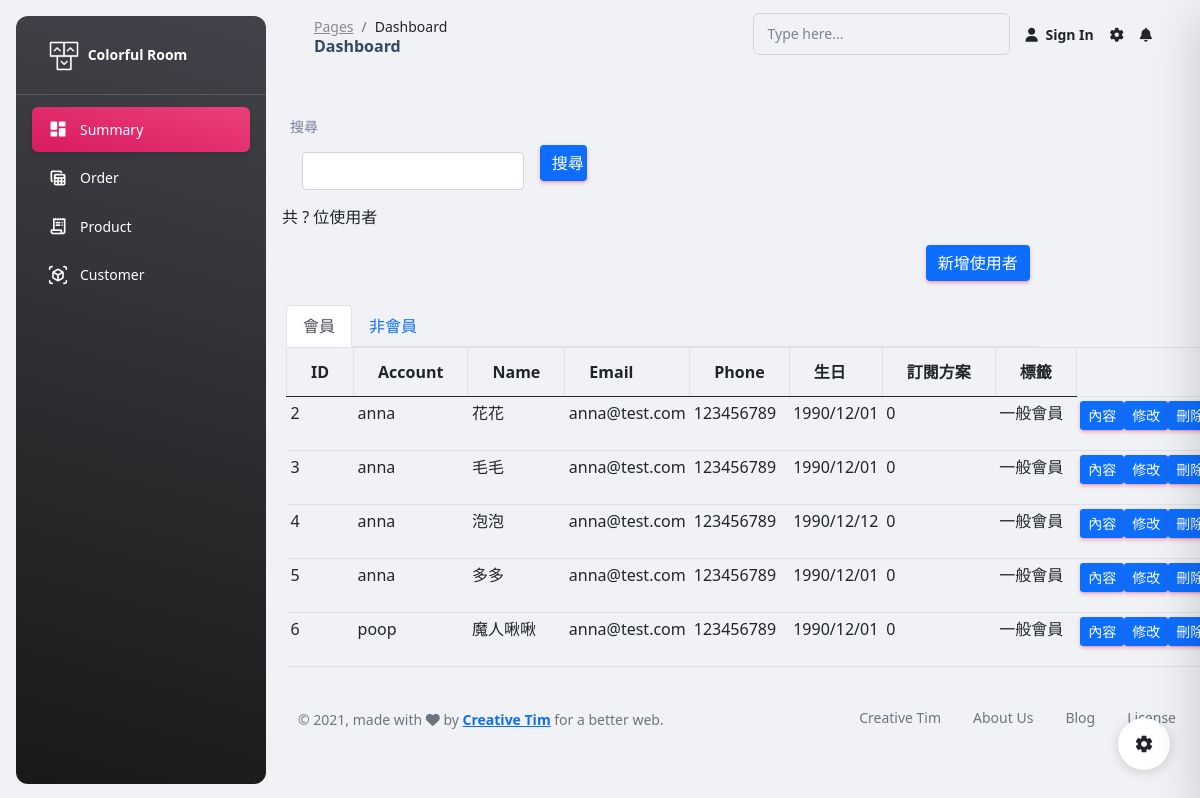
/index.php?page=customer, run on an earlier commit of the app's database.
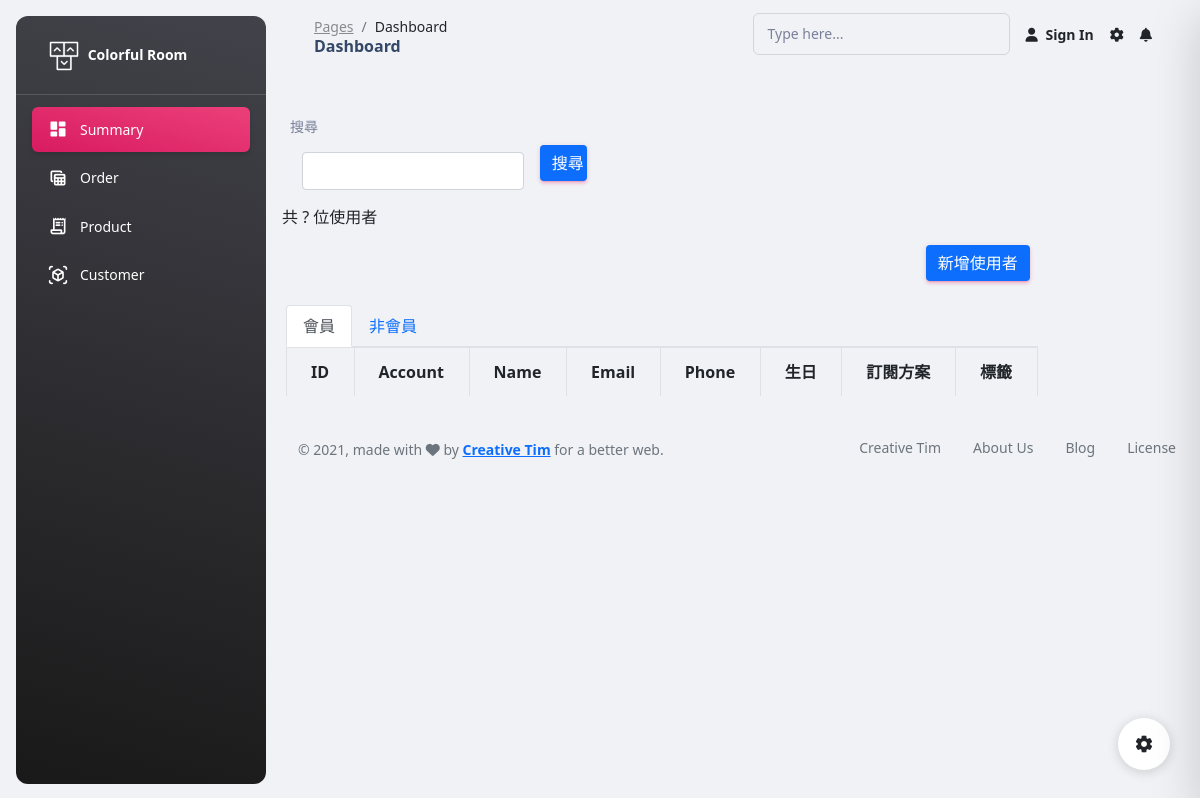
And on a later commit of the database.
### tables this page shows
CREATE TABLE `member` (
  `id` int(6) UNSIGNED NOT NULL,
  `account` varchar(30) DEFAULT NULL,
  `name` varchar(30) NOT NULL,
  `birthday` varchar(20) NOT NULL,
  `gender` int(20) NOT NULL,
  `password` varchar(30) DEFAULT NULL,
  `email` varchar(30) NOT NULL,
  `phone` int(20) NOT NULL,
  `subscribe` int(6) NOT NULL,
  `created_at` datetime DEFAULT NULL,
  `edit_at` datetime DEFAULT NULL,
  `valid` tinyint(4) DEFAULT NULL,
  `tag_id` varchar(10) NOT NULL
);

CREATE TABLE `tag` (
  `id` int(6) UNSIGNED NOT NULL,
  `name` varchar(20) NOT NULL
);

### pages/var.php (called while the page is built, shortened)
<?php
$query_page = $_GET['page'];
$query_page_order   = 'order';
$query_page_product = 'product';
$query_page_customer = 'customer';
$url_page_summary   = 'index.php';
$url_page_order     = 'index.php?page=' . $query_page_order;
$url_page_product   = 'index.php?page=' . $query_page_product;
$url_page_customer  = 'index.php?page=' . $query_page_customer;

### pages/customer/user-list.php (the view, shortened to what this page needs)
<?php
$sqlMember = "SELECT member. *,tag.name AS tag_name FROM member
JOIN tag ON member.tag_id = tag.id
WHERE member.valid=1";
$stmt = $db_host->prepare($sqlMember);
try {
    $stmt->execute();
    $rowsMember = $stmt->fetchAll(PDO::FETCH_ASSOC);
} catch (PDOException $e) {
    echo $e->getMessage();
}
?>
<!doctype html>
<html lang="en">
<head>
    <link rel="stylesheet" href="https://cdn.jsdelivr.net/npm/bootstrap@5.0.2/dist/css/bootstrap.min.css">
    <link rel="stylesheet" href="fontawesome-free-5.0.1/web-fonts-with-css/css/fontawesome-all.min.css">
</head>
<body>
    <div class="container ">
        <div class="row ">
            <label for="">搜尋</label>
            <form action="" method="get">
                <div class="col-4 d-flex align-items-center ">
                    <input type="search" class="form-control mx-3" name="" value="">
                    <button type="submit" class="btn btn-primary text-nowrap ">搜尋</button>
                </div>
            </form>
            <div class="p-2 d-flex justify-content-between">
                <div>
                    共 ? 位使用者
                </div>
            </div>
        </div>
        <nav class="col-lg-10">
            <div class="p-2 d-flex justify-content-end">
                <a class="btn btn-primary   justify-content-end" href="pages/customer/create-member.php">新增使用者</a>
            </div>
            <div class="nav nav-tabs" id="nav-tab" role="tablist">
                <button class="nav-link active" id="nav-member-tab" data-bs-toggle="tab" data-bs-target="#nav-member" type="button" role="tab" aria-controls="nav-member" aria-selected="true">會員</button>
                <button class="nav-link" id="nav-customer-tab" data-bs-toggle="tab" data-bs-target="#nav-customer" type="button" role="tab" aria-controls="nav-customer" aria-selected="false">非會員</button>
            </div>
        </nav>
        <div class="tab-content col-lg-10" id="nav-tabContent">
            <div class="tab-pane fade show active " id="nav-member" role="tabpanel" aria-labelledby="nav-member-tab">
                <table class="table table-bordered table-hover table-sm">
                    <thead>
                        <tr >
                            <th scope="col">ID</th>
                            <th scope="col">Account</th>
                            <th scope="col">Name</th>
                            <th scope="col">Email</th>
                            <th scope="col">Phone</th>
                            <th scope="col">生日</th>
                            <th scope="col">訂閱方案</th>
                            <th scope="col">標籤</th>
                        </tr>
                    </thead>
                    <?php foreach ($rowsMember as $value) : ?>
                        <tbody>
                            <tr>
                                <td><?= $value["id"] ?></td>
                                <td><?= $value["account"] ?></td>
                                <td><?= $value["name"] ?></td>
                                <td><?= $value["email"] ?></td>
                                <td><?= $value["phone"] ?></td>
                                <td><?= $value["birthday"] ?></td>
                                <td><?= $value["subscribe"] ?></td>
                                <td><?= $value["tag_name"] ?></td>
                                <td class="text-center d-flex justify-content-evenly">
                                    <a class="btn btn-primary btn-sm" href="pages/customer/member.php?id=<?= $value["id"] ?>">內容</a>
                                    <a class="btn btn-primary btn-sm" href="pages/customer/member-edit.php?id=<?= $value["id"] ?>">修改</a>
                                    <a class="btn btn-primary btn-sm" data-bs-toggle="modal" data-bs-target="<?= '#staticBackdrop' . $value['id'] ?>">刪除</a>
                                </td>
                            </tr>
                        </tbody>
                    <?php endforeach; ?>
                </table>
            </div>
        </div>
    </div>
</body>
</html>

### index.php (shortened to what this page needs)
<?php
include_once("pages/var.php");
?>
<!DOCTYPE html>
<html lang="en">
<head>
    <link href="./assets/css/nucleo-icons.css" rel="stylesheet" />
    <link href="./assets/css/nucleo-svg.css" rel="stylesheet" />
    <link id="pagestyle" href="./assets/css/material-dashboard.css?v=3.0.0" rel="stylesheet" />
</head>
<body class="g-sidenav-show  bg-gray-200">
    <aside class="sidenav navbar navbar-vertical navbar-expand-xs border-0 border-radius-xl my-3 fixed-start ms-3   bg-gradient-dark" id="sidenav-main">
        <div class="sidenav-header">
            <a class="navbar-brand m-0" href="#" target="_blank">
                <img src="./assets/img/logo-ct.png" class="navbar-brand-img h-100" alt="main_logo">
                <span class="ms-1 font-weight-bold text-white">Colorful Room</span>
            </a>
        </div>
        <hr class="horizontal light mt-0 mb-2">
        <div class="collapse navbar-collapse  w-auto  max-height-vh-100" id="sidenav-collapse-main">
            <ul class="navbar-nav">
                <li class="nav-item">
                    <a class="nav-link text-white active bg-gradient-primary" href="<?= $url_page_summary ?>">
                        <div class="text-white text-center me-2 d-flex align-items-center justify-content-center">
                            <i class="material-icons opacity-10">dashboard</i>
                        </div>
                        <span class="nav-link-text ms-1">Summary</span>
                    </a>
                </li>
                <li class="nav-item">
                    <a class="nav-link text-white " href="<?= $url_page_order ?>">
                        <div class="text-white text-center me-2 d-flex align-items-center justify-content-center">
                            <i class="material-icons opacity-10">table_view</i>
                        </div>
                        <span class="nav-link-text ms-1">Order</span>
                    </a>
                </li>
                <li class="nav-item">
                    <a class="nav-link text-white " href="<?= $url_page_product ?>">
                        <div class="text-white text-center me-2 d-flex align-items-center justify-content-center">
                            <i class="material-icons opacity-10">receipt_long</i>
                        </div>
                        <span class="nav-link-text ms-1">Product</span>
                    </a>
                </li>
                <li class="nav-item">
                    <a class="nav-link text-white " href="<?= $url_page_customer ?>">
                        <div class="text-white text-center me-2 d-flex align-items-center justify-content-center">
                            <i class="material-icons opacity-10">view_in_ar</i>
                        </div>
                        <span class="nav-link-text ms-1">Customer</span>
                    </a>
                </li>
            </ul>
        </div>
    </aside>
    <main class="main-content position-relative max-height-vh-100 h-100 border-radius-lg ">
        <nav class="navbar navbar-main navbar-expand-lg px-0 mx-4 shadow-none border-radius-xl" id="navbarBlur" navbar-scroll="true">
            <div class="container-fluid py-1 px-3">
                <nav aria-label="breadcrumb">
                    <ol class="breadcrumb bg-transparent mb-0 pb-0 pt-1 px-0 me-sm-6 me-5">
                        <li class="breadcrumb-item text-sm"><a class="opacity-5 text-dark" href="javascript:;">Pages</a></li>
                        <li class="breadcrumb-item text-sm text-dark active" aria-current="page">Dashboard</li>
                    </ol>
                    <h6 class="font-weight-bolder mb-0">Dashboard</h6>
                </nav>
                <div class="collapse navbar-collapse mt-sm-0 mt-2 me-md-0 me-sm-4" id="navbar">
                    <div class="ms-md-auto pe-md-3 d-flex align-items-center">
                        <div class="input-group input-group-outline">
                            <label class="form-label">Type here...</label>
                            <input type="text" class="form-control">
                        </div>
                    </div>
                    <ul class="navbar-nav  justify-content-end">
                        <li class="nav-item d-flex align-items-center">
                            <a href="javascript:;" class="nav-link text-body font-weight-bold px-0">
                                <i class="fa fa-user me-sm-1"></i>
                                <span class="d-sm-inline d-none">Sign In</span>
                            </a>
                        </li>
                        <li class="nav-item px-3 d-flex align-items-center">
                            <a href="javascript:;" class="nav-link text-body p-0">
                                <i class="fa fa-cog fixed-plugin-button-nav cursor-pointer"></i>
                            </a>
                        </li>
                        <li class="nav-item dropdown pe-2 d-flex align-items-center">
                            <a href="javascript:;" class="nav-link text-body p-0" id="dropdownMenuButton" data-bs-toggle="dropdown" aria-expanded="false">
                                <i class="fa fa-bell cursor-pointer"></i>
                            </a>
                        </li>
                    </ul>
                </div>
            </div>
        </nav>
        <div class="container-fluid py-4">
            <?php if ($query_page == $query_page_order) : ?>
                <div class="row">
                    <?php include $page_order; ?>
                </div>
            <?php elseif ($query_page == $query_page_product) : ?>
                <div class="row mt-4">
                    <?php include $page_product; ?>
                </div>
            <?php elseif ($query_page == $query_page_customer) : ?>
                <div class="row mt-4">
                    <?php include $page_customer; ?>
                </div>
            <?php elseif ($query_page == $query_page_add_customer) : ?>
                <div class="row mt-4">
                    <?php include $page_add_customer; ?>
                </div>
            <?php elseif ($query_page == $query_page_doinsert) : ?>
                <div class="row mt-4">
                    <?php include $page_doinsert; ?>
                </div>
            <?php else : ?>
                <div class="row mb-4">
                    <?php include $page_summary; ?>
                </div>
            <?php endif; ?>
            <footer class="footer py-4  ">
                <div class="container-fluid">
                    <div class="row align-items-center justify-content-lg-between">
                        <div class="col-lg-6 mb-lg-0 mb-4">
                            <div class="copyright text-center text-sm text-muted text-lg-start">
                                ©
                                ,
                                made with <i class="fa fa-heart"></i> by
                                <a href="https://www.creative-tim.com" class="font-weight-bold" target="_blank">Creative Tim</a>
                                for a better web.
                            </div>
                        </div>
                        <div class="col-lg-6">
                            <ul class="nav nav-footer justify-content-center justify-content-lg-end">
                                <li class="nav-item">
                                    <a href="https://www.creative-tim.com" class="nav-link text-muted" target="_blank">Creative Tim</a>
                                </li>
                                <li class="nav-item">
                                    <a href="https://www.creative-tim.com/presentation" class="nav-link text-muted" target="_blank">About
                                        Us</a>
                                </li>
                                <li class="nav-item">
                                    <a href="https://www.creative-tim.com/blog" class="nav-link text-muted" target="_blank">Blog</a>
                                </li>
                                <li class="nav-item">
                                    <a href="https://www.creative-tim.com/license" class="nav-link pe-0 text-muted" target="_blank">License</a>
                                </li>
                            </ul>
                        </div>
                    </div>
                </div>
            </footer>
        </div>
    </main>
    <div class="fixed-plugin">
        <a class="fixed-plugin-button text-dark position-fixed px-3 py-2">
            <i class="material-icons py-2">settings</i>
        </a>
    </div>
</body>
</html>

What changed in the data, as far as the page shows it:
removed member: id "2", account "anna", name "花花", email "anna@test.com", phone "123456789", birthday "1990/12/01", subscribe "0", tag.name "一般會員"
removed member: id "3", account "anna", name "毛毛", email "anna@test.com", phone "123456789", birthday "1990/12/01", subscribe "0", tag.name "一般會員"
removed member: id "4", account "anna", name "泡泡", email "anna@test.com", phone "123456789", birthday "1990/12/12", subscribe "0", tag.name "一般會員"
removed member: id "5", account "anna", name "多多", email "anna@test.com", phone "123456789", birthday "1990/12/01", subscribe "0", tag.name "一般會員"
removed member: id "6", account "poop", name "魔人啾啾", email "anna@test.com", phone "123456789", birthday "1990/12/01", subscribe "0", tag.name "一般會員"
